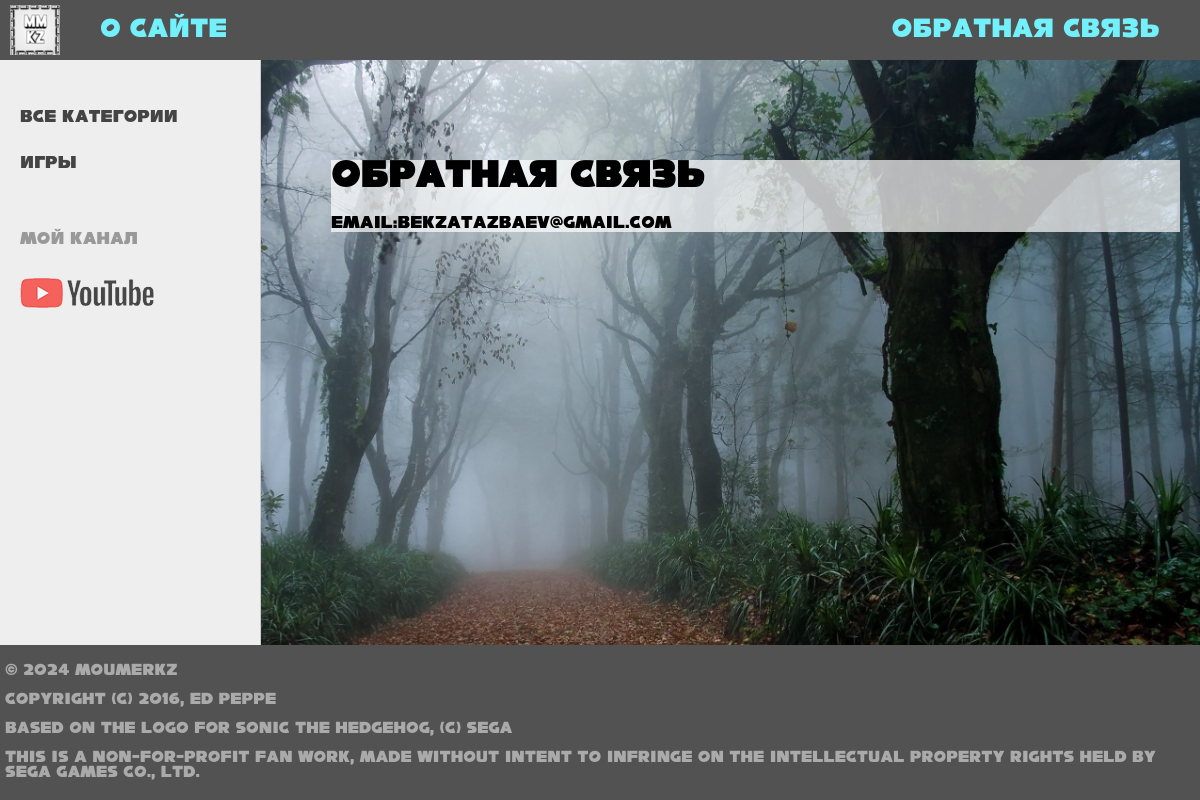
The app's page /contact/, older data.
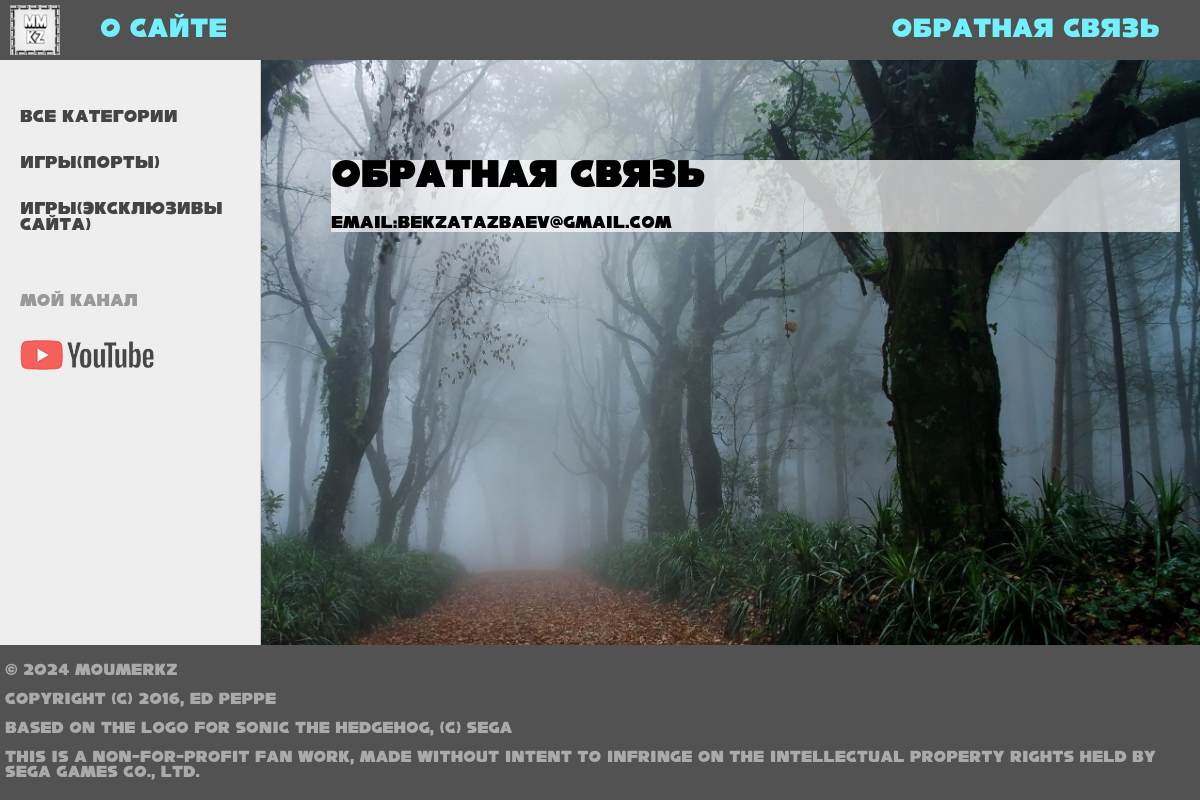
The same page, newer data.
### lol/models.py (models this page shows, shortened)
class Category(models.Model):
    name = models.CharField(max_length=100, db_index=True, verbose_name="Категория")
    slug = models.SlugField(max_length=255, unique=True, db_index=True, verbose_name="URL")
    def get_absolute_url(self):
        return reverse('category', kwargs={'cat_id': self.pk})
    class Meta:
        verbose_name = 'Категория'
        verbose_name_plural = 'Категории'
        ordering = ['id']

### lol/views.py (the view)
# urls.py: path('contact/', contact, name='contact'),
def contact(request):
    return render(request, 'lol/contact.html', {'menu': menu, 'title': 'Обратная связь'})

### lol/templatetags/lol_tags.py (called while the page is built)
@register.simple_tag(name='getcats')
def get_categories():
    return Category.objects.all()

### lol/templates/lol/contact.html
{% extends 'lol/base.html' %}
{% block content %}
<h1>{{title}}</h1>
<p>Email:bekzatazbaev@gmail.com
{% endblock %}

### lol/templates/lol/base.html (shortened to what this page needs)
{% load static %}
{% load lol_tags %}
<!DOCTYPE html>
<html>
<head>
	<link type="text/css" href="{% static 'lol/css/styles.css' %}" rel="stylesheet" />
</head>
<body>
<table class="table-page" border=0 cellpadding="0" cellspacing="0">
<tr><td valign=top>
{% block mainmenu %}
		<div class="header">
			<ul id="mainmenu" class="mainmenu">
			<li class="logo"><a href="{% url 'home' %}"><div class="logo"></div></a></li>
{% for m in menu %}
	{% if not forloop.last %}
			<li><a href="{% url m.url_name %}">{{m.title}}</a></li>
	{% else %}
			<li class="last"><a href="{% url m.url_name %}">{{m.title}}</a></li>
	{% endif %}
{% endfor %}
			</ul>
		</div>
{% endblock mainmenu %}
<table class="table-content" border=0 cellpadding="0" cellspacing="0">
<tr>
	<td valign="top" class="left-chapters">
		{% getcats as categories %}
	<ul id="leftchapters">
		{% if cat_selected == 0 %}
		<li class="selected">Все категории</li>
{% else %}
		<li><a href="{% url 'home' %}">Все категории</a></li>
{% endif %}
{% for c in categories %}
	{% if c.pk == cat_selected %}
		<li class="selected">{{c.name}}</li>
	{% else %}
		<li><a href="{{ c.get_absolute_url }}">{{c.name}}</a></li>
	{% endif %}
{% endfor %}
		<li class="share">
		<p>Мой канал</p>
		<a class="share-yt" href="https://www.youtube.com/channel/UCiZ1iw8q-ur69dCQcQ0SCNA" target="_blank" rel="nofollow"></a>
		</li>
	</ul>
</td>
<td valign="top" class="content">
	<div class="content-text">
{% block content %}
{% endblock %}
	</div>
</td></tr></table>
</td></tr>
<tr><td valign=top>
	<div id="footer">
		<p>&copy; 2024 MouMerKZ</p>
		<p>Copyright (c) 2016, Ed Peppe</p>
        <p>Based on the logo for Sonic the Hedgehog, (c) SEGA</p>
        <p>This is a non-for-profit fan work, made without intent to infringe on the intellectual property rights held by SEGA Games Co., Ltd.</p>
	</div>
</td></tr></table>
</body>
</html>

Row changes from the older to the newer data that the page shows:
changed Category: name "Игры" → "Игры(Порты)"
added Category: name "Игры(Эксклюзивы сайта)"
